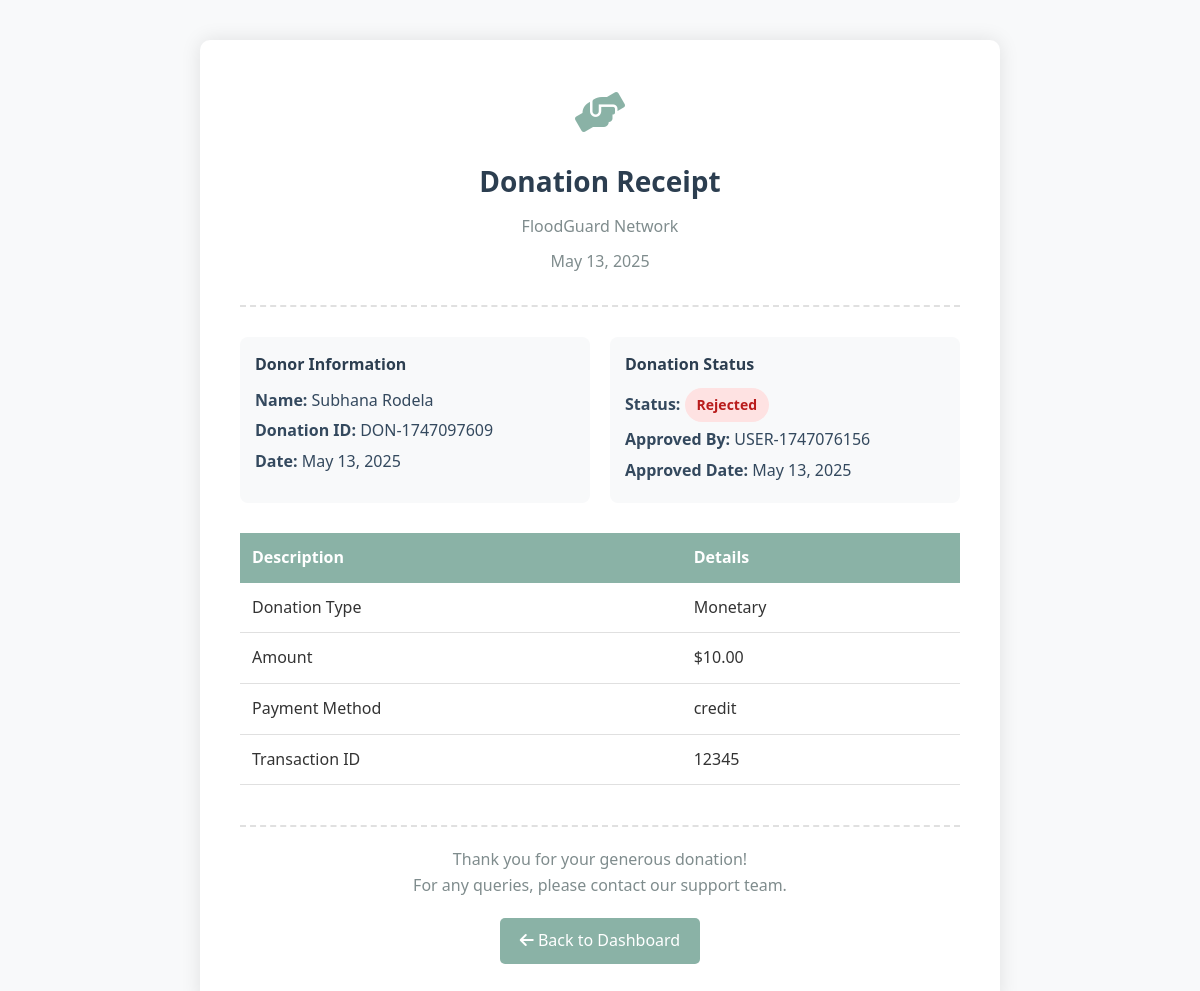
Page /view-donation.php?id=DON-1747097609 (signed in) on the committed database.
### tables this page shows
CREATE TABLE `donations` (
  `donation_id` varchar(20) NOT NULL,
  `donor_id` varchar(20) NOT NULL,
  `donation_type` enum('monetary','food','clothing','medical','other') NOT NULL,
  `amount` decimal(12,2) DEFAULT NULL,
  `items` varchar(255) DEFAULT NULL,
  `quantity` int(11) DEFAULT NULL,
  `payment_method` varchar(50) DEFAULT NULL,
  `transaction_id` varchar(100) DEFAULT NULL,
  `donation_date` datetime NOT NULL,
  `status` enum('pending','approved','rejected') DEFAULT 'pending',
  `approved_by` varchar(20) DEFAULT NULL,
  `approved_at` datetime DEFAULT NULL,
  `expiry_date` date DEFAULT NULL COMMENT 'Expiry date for perishable donations (food, medicine)'
);

CREATE TABLE `users` (
  `user_id` varchar(20) NOT NULL,
  `first_name` varchar(50) NOT NULL,
  `last_name` varchar(50) NOT NULL,
  `email` varchar(100) NOT NULL,
  `password` varchar(255) NOT NULL,
  `phone` varchar(20) NOT NULL,
  `role` enum('admin','volunteer','donor') NOT NULL,
  `profile_image` varchar(255) DEFAULT NULL,
  `registration_date` datetime DEFAULT current_timestamp(),
  `last_login` datetime DEFAULT NULL,
  `status` enum('active','inactive','suspended') DEFAULT 'active'
);

### view-donation.php (the view, shortened to what this page needs)
<?php
$conn = new mysqli('localhost', 'root', '', 'floodguard');
$donation_id = $_GET['id'];
$stmt = $conn->prepare("SELECT d.*, u.first_name, u.last_name FROM donations d JOIN users u ON d.donor_id = u.user_id WHERE d.donation_id = ?");
$stmt->bind_param("s", $donation_id);
$stmt->execute();
$result = $stmt->get_result();
$row = $result->fetch_assoc();
?>
<!DOCTYPE html>
<html lang="en">
<head>
    <link rel="stylesheet" href="style.css">
    <link rel="stylesheet" href="https://cdnjs.cloudflare.com/ajax/libs/font-awesome/6.0.0-beta3/css/all.min.css">
</head>
<body>
    <div class="receipt-container">
        <div class="receipt-header">
            <div class="receipt-logo">
                <i class="fas fa-hands-helping"></i>
            </div>
            <h1>Donation Receipt</h1>
            <p>FloodGuard Network</p>
            <p><?php echo date('F d, Y'); ?></p>
        </div>
        <div class="receipt-body">
            <div class="receipt-info">
                <div class="info-group">
                    <h3>Donor Information</h3>
                    <p><strong>Name:</strong> <?php echo htmlspecialchars($row['first_name'] . ' ' . $row['last_name']); ?></p>
                    <p><strong>Donation ID:</strong> <?php echo htmlspecialchars($row['donation_id']); ?></p>
                    <p><strong>Date:</strong> <?php echo date('F d, Y', strtotime($row['donation_date'])); ?></p>
                </div>
                <div class="info-group">
                    <h3>Donation Status</h3>
                    <p><strong>Status:</strong>
                        <span class="status-badge status-<?php echo strtolower($row['status']); ?>">
                            <?php echo ucfirst(htmlspecialchars($row['status'])); ?>
                        </span>
                    </p>
                    <?php if ($row['approved_by']): ?>
                    <p><strong>Approved By:</strong> <?php echo htmlspecialchars($row['approved_by']); ?></p>
                    <p><strong>Approved Date:</strong> <?php echo date('F d, Y', strtotime($row['approved_at'])); ?></p>
                    <?php endif; ?>
                </div>
            </div>
            <table class="donation-details">
                <tr>
                    <th>Description</th>
                    <th>Details</th>
                </tr>
                <tr>
                    <td>Donation Type</td>
                    <td><?php echo ucfirst(htmlspecialchars($row['donation_type'])); ?></td>
                </tr>
                <?php if ($row['donation_type'] === 'monetary'): ?>
                <tr>
                    <td>Amount</td>
                    <td>$<?php echo number_format($row['amount'], 2); ?></td>
                </tr>
                <tr>
                    <td>Payment Method</td>
                    <td><?php echo htmlspecialchars($row['payment_method']); ?></td>
                </tr>
                <tr>
                    <td>Transaction ID</td>
                    <td><?php echo htmlspecialchars($row['transaction_id']); ?></td>
                </tr>
                <?php endif; ?>
            </table>
        </div>
        <div class="receipt-footer">
            <p>Thank you for your generous donation!</p>
            <p>For any queries, please contact our support team.</p>
            <a href="donor-dashboard.php" class="back-btn">
                <i class="fas fa-arrow-left"></i> Back to Dashboard
            </a>
        </div>
    </div>
</body>
</html>

### style.css (style rules this page uses)
:root { --primary-color: #3E3F5B; --secondary-color: #8AB2A6; --accent-color: #ACD3A8; --highlight-color: #ACD3A8; --light-color: #F6F1DE; --light-bg: #EBE5C2; --text-dark: #333; --text-light: #fff; --success-color: #4CAF50; --warning-color: #FFC107; --danger-color: #F44336; --info-color: #2196F3; --border-color: #e0e0e0; --border-radius: 8px; --shadow: 0 2px 10px rgba(0, 0, 0, 0.05); --glass-bg: rgba(255, 255, 255, 0.15); --glass-border: 1px solid rgba(255, 255, 255, 0.18); --glass-shadow: 0 8px 32px 0 rgba(31, 38, 135, 0.15); --glass-blur: blur(10px); }
* { margin: 0; padding: 0; box-sizing: border-box; font-family: 'Segoe UI', Tahoma, Geneva, Verdana, sans-serif; }
body { background: linear-gradient(135deg, var(--light-color), var(--light-bg)); color: var(--text-dark); line-height: 1.6; min-height: 100vh; }

### view-donation.php (style rules this page uses)
body { background: #f8f9fa; font-family: 'Arial', sans-serif; padding: 40px; }
.receipt-container { max-width: 800px; margin: 0 auto; background: white; padding: 40px; border-radius: 10px; box-shadow: 0 0 20px rgba(0,0,0,0.1); }
.receipt-header { text-align: center; padding-bottom: 20px; border-bottom: 2px dashed #e0e0e0; margin-bottom: 30px; }
.receipt-header h1 { color: #2c3e50; margin: 0; font-size: 28px; }
.receipt-header p { color: #7f8c8d; margin: 10px 0; }
.receipt-logo { font-size: 40px; color: #8AB2A6; margin-bottom: 15px; }
.receipt-body { margin-bottom: 30px; }
.receipt-info { display: grid; grid-template-columns: 1fr 1fr; gap: 20px; margin-bottom: 30px; }
.info-group { padding: 15px; background: #f8f9fa; border-radius: 8px; }
.info-group h3 { margin: 0 0 10px 0; color: #2c3e50; font-size: 16px; }
.info-group p { margin: 5px 0; color: #34495e; }
.donation-details { width: 100%; border-collapse: collapse; margin: 20px 0; }
.donation-details th { background: #8AB2A6; color: white; padding: 12px; text-align: left; }
.donation-details td { padding: 12px; border-bottom: 1px solid #e0e0e0; }
.status-badge { display: inline-block; padding: 6px 12px; border-radius: 20px; font-size: 14px; font-weight: bold; }
.status-rejected { background: #fee2e2; color: #b91c1c; }
.receipt-footer { text-align: center; margin-top: 40px; padding-top: 20px; border-top: 2px dashed #e0e0e0; color: #7f8c8d; }
.back-btn { display: inline-block; margin-top: 20px; padding: 10px 20px; background: #8AB2A6; color: white; text-decoration: none; border-radius: 5px; transition: background 0.3s; }

### rows in the picture
donations: donor.last_name "Subhana Rodela", donation_id "DON-1747097609", donation_date "May 13, 2025", status "Rejected", approved_by "USER-1747076156", approved_at "May 13, 2025", donation_type "Monetary", amount "10.00", payment_method "credit", transaction "12345"
